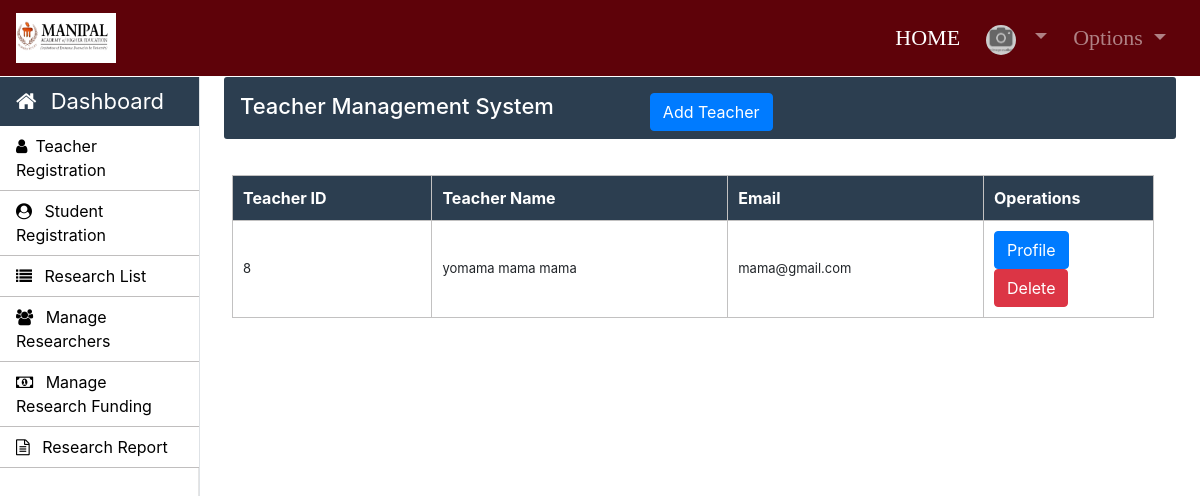
Screenshot of /Admin/teacher.php (signed in) with the database file from the repository.
### tables this page shows
CREATE TABLE `teacher_info` (
  `teacher_id` int(11) NOT NULL,
  `first_name` varchar(30) NOT NULL,
  `middle_name` varchar(30) NOT NULL,
  `last_name` varchar(30) NOT NULL,
  `email` varchar(30) NOT NULL,
  `phone_no` varchar(11) NOT NULL,
  `profile_image` blob NOT NULL,
  `teacher_status` varchar(10) NOT NULL,
  `other_phone` int(11) NOT NULL,
  `gender` varchar(10) NOT NULL
);

### Admin/teacher.php (the view, shortened to what this page needs)
<?php
	require_once "../connection/connection.php";
?>
<!doctype html>
<html lang="en">
	<head>
	</head>
	<body>
		<?php include('../common/common-header.php') ?>
		<?php include('../common/admin-sidebar.php') ?>
		<main role="main" class="col-xl-10 col-lg-9 col-md-8 ml-sm-auto px-md-4 mb-2 w-100">
			<div class="sub-main">
				<div class="text-center d-flex flex-wrap flex-md-nowrap pt-3 pb-2 mb-3 text-white admin-dashboard pl-3">
					<div class="d-flex">
						<h4 class="mr-5">Teacher Management System </h4>
						<button type="button" class="btn btn-primary ml-5" data-toggle="modal" data-target=".bd-example-modal-lg">Add Teacher</button>
					</div>
				</div>
				<div class="row w-100">
				</div>
				<div class="row w-100">
					<div class="col-md-12 ml-2">
						<section class="mt-3">
							<table class="w-100 table-elements mb-5 table-three-tr" cellpadding="10">
								<tr class="table-tr-head table-three text-white">
									<th>Teacher ID</th>
									<th>Teacher Name</th>
									<th>Email</th>
									<th>Operations</th>
								</tr>
								<?php
								$query="SELECT teacher_id,first_name,middle_name,last_name,email FROM teacher_info";
								$run=mysqli_query($con,$query);
								while($row=mysqli_fetch_array($run)) {
									echo "<tr>";
									echo "<td>".$row["teacher_id"]."</td>";
									echo "<td>".$row["first_name"]." ".$row["middle_name"]." ".$row["last_name"]."</td>";
									echo "<td>".$row["email"]."</td>";
									echo	"<td width='170'><a class='btn btn-primary' href=display-teacher.php?teacher_id=".$row['teacher_id'].">Profile</a> <a class='btn btn-danger' href=delete-function.php?teacher_id=".$row['teacher_id'].">Delete</a></td>";
									echo "</tr>";
								}
								?>
							</table>
						</section>
					</div>
				</div>
			</div>
		</main>
	</body>
</html>

### Css/style.css (style rules this page uses)
h4 { font-size: 22px; }
.admin-dashboard { margin-top: 1px !important; background: #2c3e50 !important; border-radius: 3px; }
.table-elements tr, td, th { font-size: 13px; border: 1px solid rgb(194, 193, 193); padding-left: 10px !important; }
.table-three { background: #2c3e50 !important; }
.table-tr-head { height: 45px !important; padding: 10px !important; margin-top: 5px !important; }
.table-font-for-transcript td, th { font-size: 16px !important; }

### rows the page displays
teacher_info: teacher_id "8", first_name "yomama", middle_name "mama", last_name "mama", email "mama@gmail.com"
